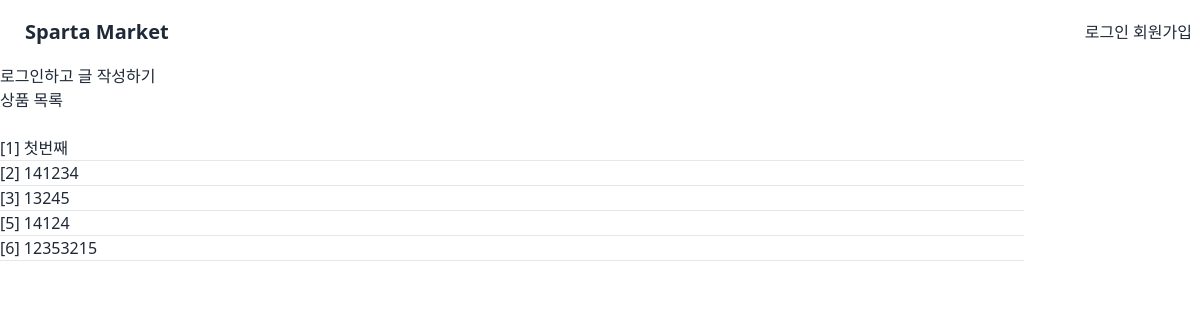
Before: /products/ with the older database file.
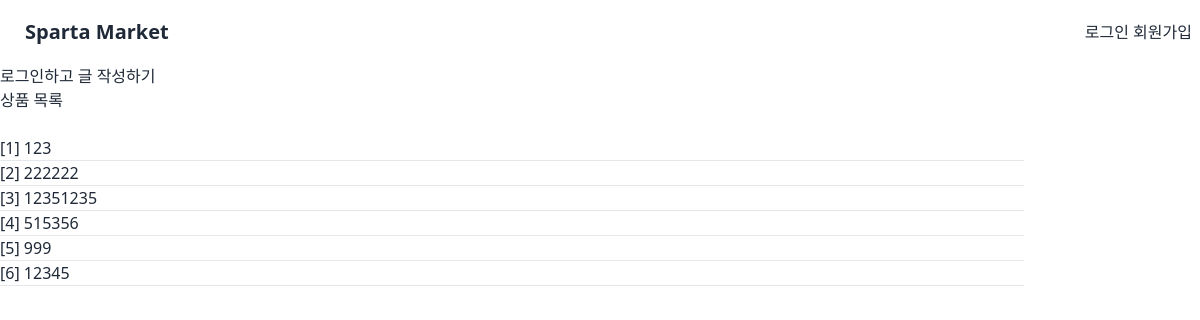
After: the same page with the newer database file.
### products/models.py (models this page shows, shortened)
class Products(models.Model):
    user = models.ForeignKey(settings.AUTH_USER_MODEL,
                             on_delete=models.CASCADE, related_name="products")
    title = models.CharField(max_length=50)
    content = models.TextField()
    product_price = models.IntegerField()
    pinned_userid = models.TextField(default="")
    pinned_length = models.IntegerField(default=0)
    created_at = models.DateTimeField(auto_now_add=True)  # 추가될 때 업데이트
    updated_at = models.DateTimeField(auto_now=True)  # 수정될 때 업데이트
    image = models.ImageField(upload_to="images/", blank=True)
    liked_by = models.ManyToManyField(
        User, related_name="liked_products", blank=True)

### products/views.py (the view)
# urls.py: path("", views.products, name="products"),
def products(request):
    product = Products.objects.all()
    context = {
        "product": product
    }
    return render(request, "products/products.html", context)

### products/templates/products/products.html
{% extends 'base.html' %}
{% block content %}
{% if request.user.is_authenticated %}
<a href="{% url 'products:create' %}">
    <button>새로운 글 작성</button>
</a>
<br>
{% else %}
<a href="{% url 'accounts:login' %}">로그인하고 글 작성하기
{% endif %}
<br>
<h1> 상품 목록</h1>
<br>
{% for products in product %}
<a href = "{% url 'products:detail' products.id %}">
    <p>[{{products.id }}] {{products.title}}</p>
</a>
<hr>
{% endfor %}
{% endblock content %}

Changed rows visible on the page:
changed Products id 1: title "첫번째" → "123"
changed Products id 2: title "141234" → "222222"
changed Products id 3: title "13245" → "12351235"
added Products: id "4", title "515356"
changed Products id 5: title "14124" → "999"
changed Products id 6: title "12353215" → "12345"
